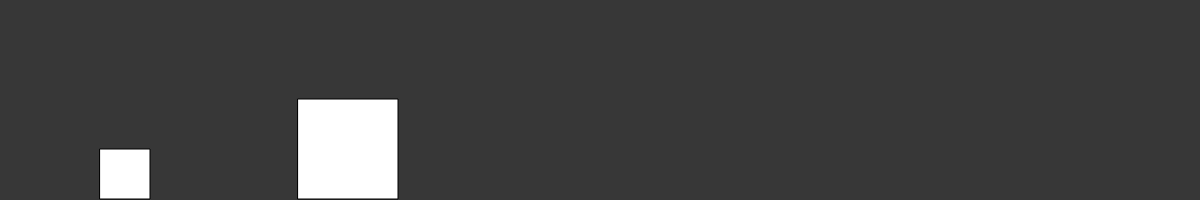
Frame 1 (no input)
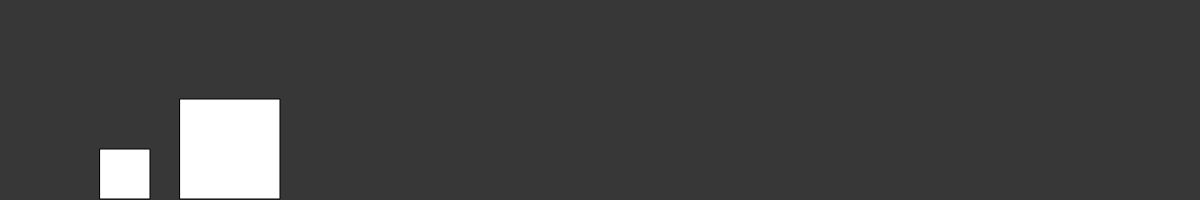
Frame 60 (no input)
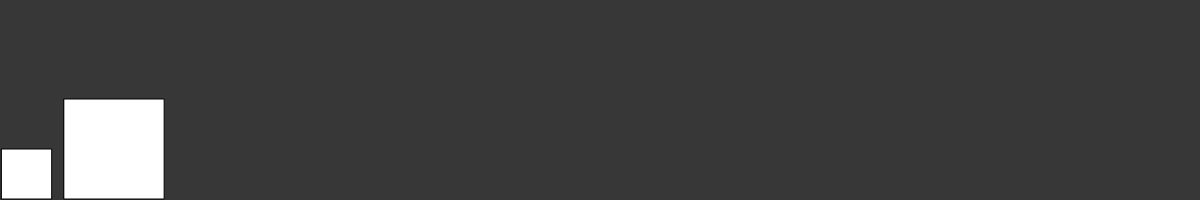
Frame 120 (the mouse pressed at the canvas centre since frame 60)

The p5.js sketch that drew these frames (run headless with seeded random() and noise() and a simulated clock; from frame 60 on, the mouse is pressed at the canvas centre):

// p5.js sketch
// ── sketch.js
var colisoes = 0;
var passos_no_tempo = 10000;

function setup() {
  createCanvas(windowWidth,200);
  background(55);

  bloco1 = new Bloco(100,0,1,50); //posi x, vel, massa, lado
  bloco2 = new Bloco(300,-2/passos_no_tempo,100,100);

  }

function draw() {
  background(55);

  for(var i = 0; i<passos_no_tempo; i++){

    bloco1.atualiza();
    bloco2.atualiza();

    bloco1.colide(bloco2);
    bloco1.colide_parede();
  }

  bloco1.mostra();
  bloco2.mostra();

}

// ── Blocos.js
class Bloco {
  constructor(x,vel,massa,lado) {
    this.posi = new p5.Vector(x,height-lado-1);
    this.vel = new p5.Vector(vel,0);
    this.massa = massa;
    this.l = lado;
  }
  mostra(){
    fill(255);
    rect(this.posi.x,this.posi.y,this.l,this.l);
  }

  atualiza(){
    this.posi.add(this.vel);
  }

  colide_parede(){
    if(this.posi.x <= 0){
      this.vel.mult(-1);
      colisoes++
      print(colisoes)
    }
  }

  formula(outro){
    var vel_antiga1 = this.vel.x;
    var vel_antiga2 = outro.vel.x;
    var massa1 = this.massa;
    var massa2 = outro.massa;

    this.vel.x = ((massa1 - massa2)*vel_antiga1/(massa1+massa2))+ (2*massa2*vel_antiga2)/(massa1 + massa2);
    outro.vel.x = ((massa2 - massa1)*vel_antiga2/(massa1+massa2))+ (2*massa1*vel_antiga1)/(massa1 + massa2);
  }

  colide(outro){ //bateu em outro bloco
    if(this.posi.x + this.l >= outro.posi.x && this.posi.x <= outro.posi.x + outro.l){
      this.formula(outro);
      colisoes++;
      print(colisoes)
    }
  }

  
}
